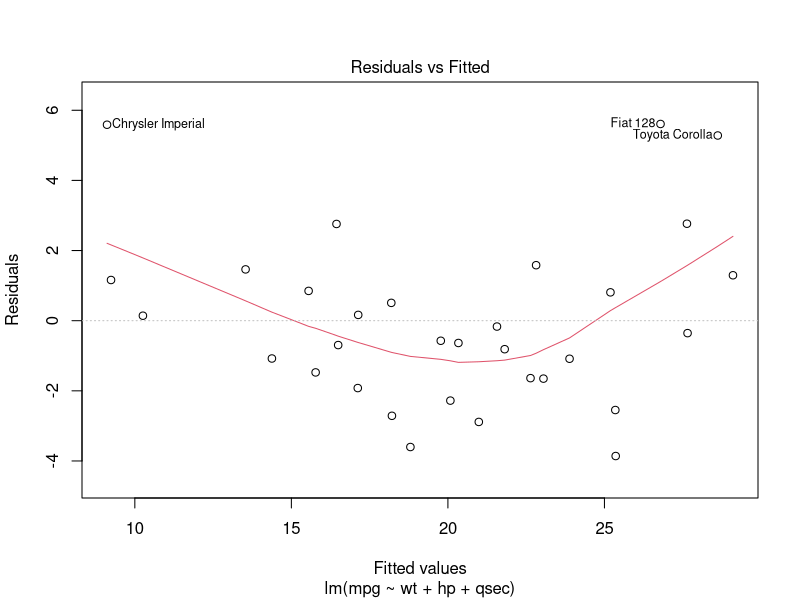
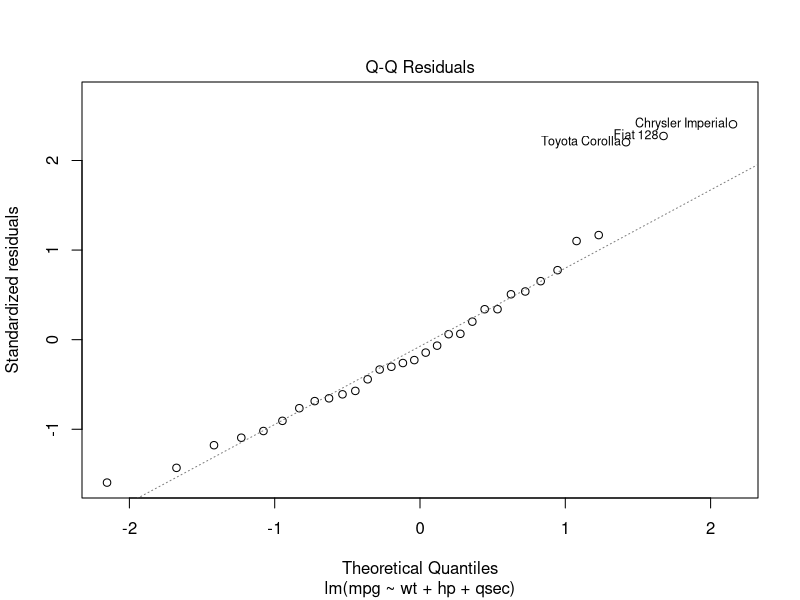
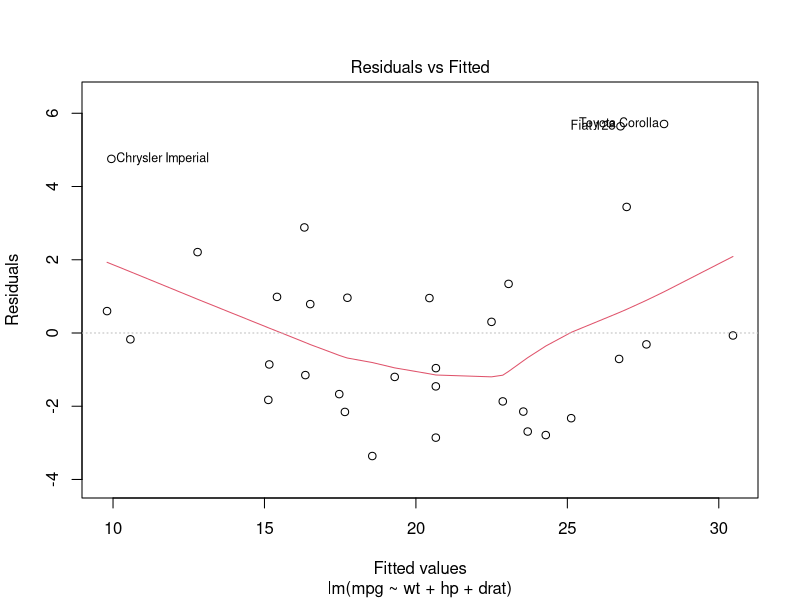
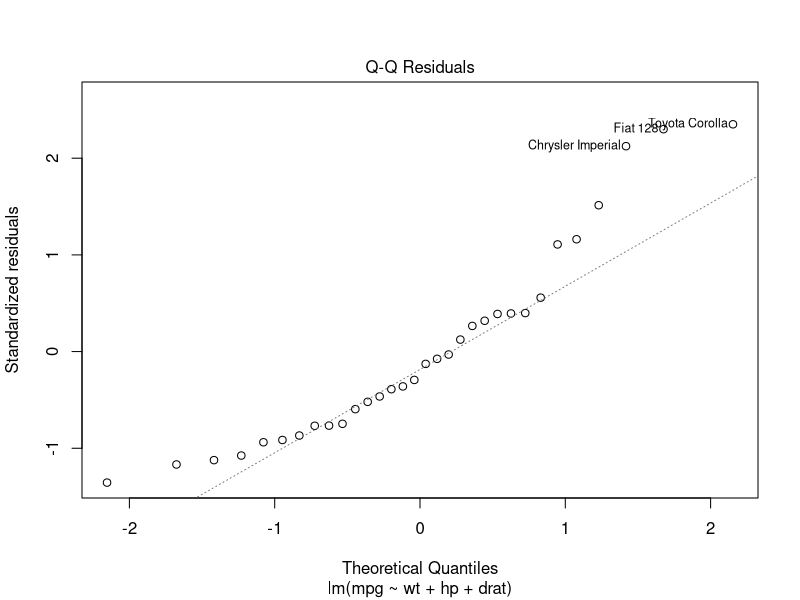
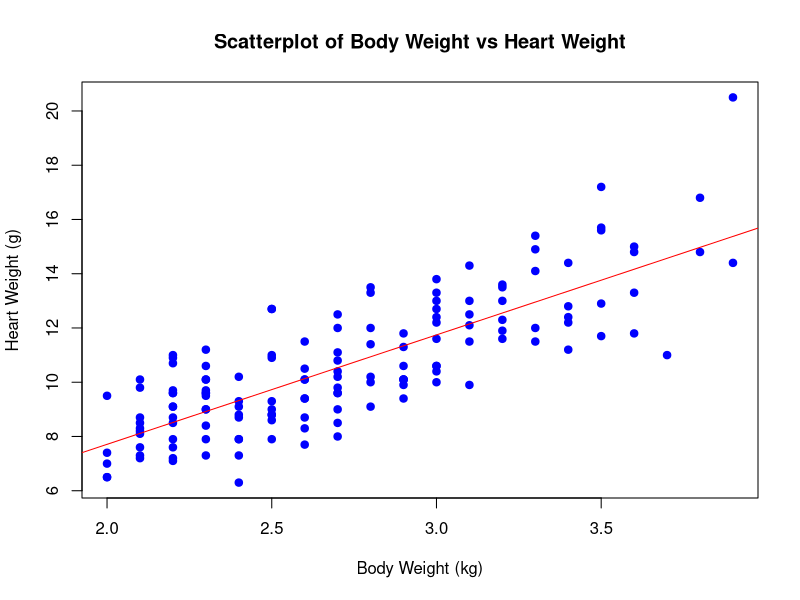
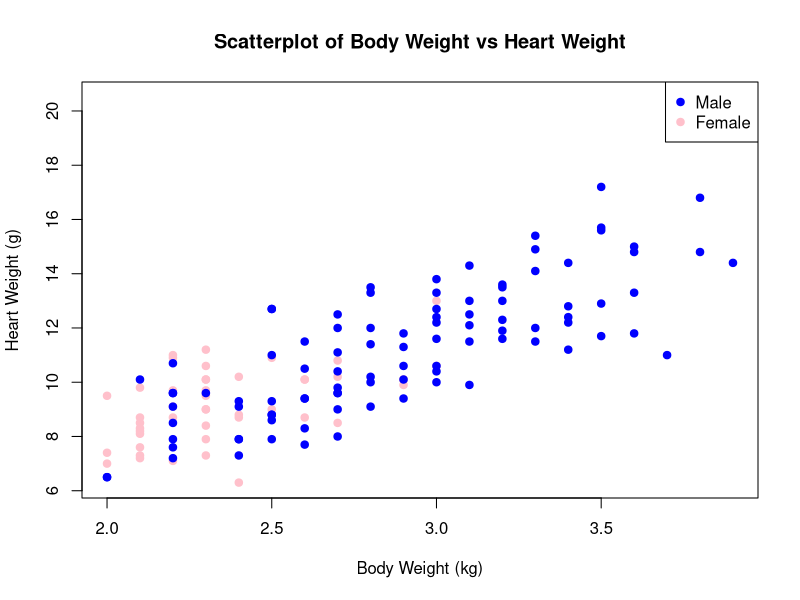
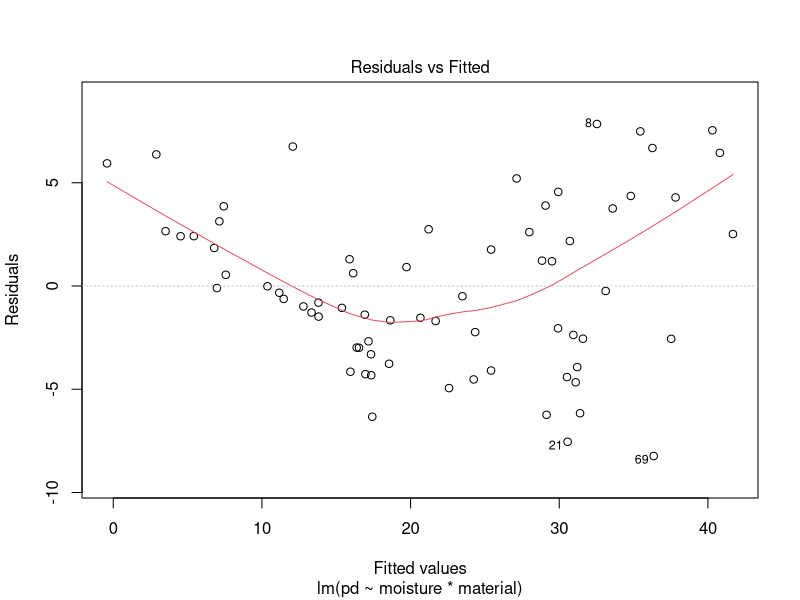
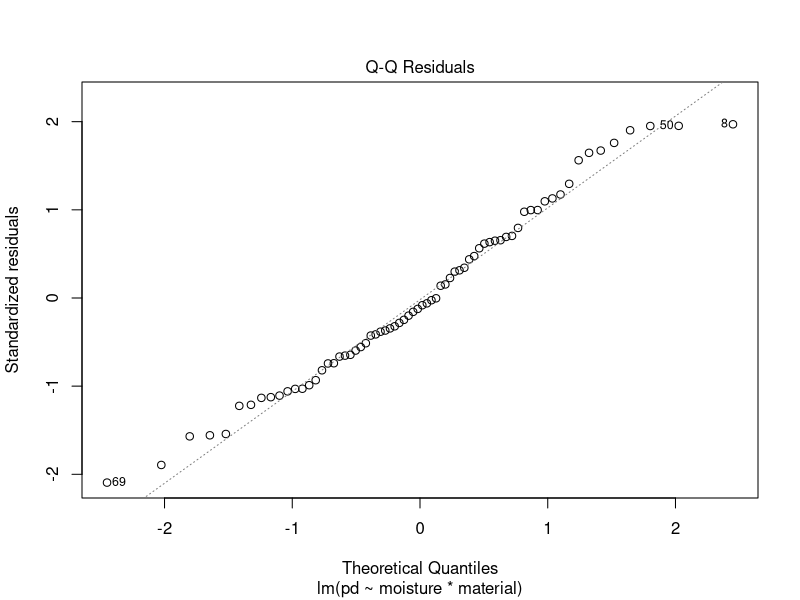

The R script that drew these images, in order:
## ---- chunk 1
knitr::opts_chunk$set(echo=T,eval=T,message=F,warning=F,fig.align='center')
library(tidyverse)
## ---- chunk 2
head(mtcars, 10)
## ---- chunk 3
# Fit a regression model with mpg as the response variable
lm.mtcars <- lm(mpg ~ wt + hp + qsec, data = mtcars)

# Inspect residual plots
plot(lm.mtcars, ask = FALSE, which = 1:2)

## ---- chunk 4
lm.mtcars <- lm(mpg ~ wt + hp + drat, data = mtcars)

plot(lm.mtcars,ask=F,which=1:2)
## ---- chunk 5
lm.mtcars <- lm(mpg ~ wt + hp + qsec, data = mtcars)
summary(lm.mtcars)
## ---- chunk 6
lm.mtcars <- lm(mpg ~ wt + hp + qsec, data = mtcars)
confint(lm.mtcars, level = 0.95)
## ---- chunk 7
library(MASS)
head(cats)
## ---- chunk 8
# Load the MASS library
library(MASS)

# Extract the cats dataset
data(cats)

# Create a scatterplot of Bwt vs Hwt
plot(cats$Bwt, cats$Hwt,
     xlab = "Body Weight (kg)",
     ylab = "Heart Weight (g)",
     main = "Scatterplot of Body Weight vs Heart Weight",
     pch = 19, col = "blue")

# Add a trend line
abline(lm(Hwt ~ Bwt, data = cats), col = "red")

## ---- chunk 9
# Fit a linear model predicting Hwt from Bwt
lm.cats <- lm(Hwt ~ Bwt, data = cats)

# View the summary of the fitted model
summary(lm.cats)

## ---- chunk 10
# Load the MASS library
library(MASS)

# Extract the cats dataset
data(cats)

# Create a scatterplot of Bwt vs Hwt with points colored by Sex
plot(cats$Bwt, cats$Hwt,
     xlab = "Body Weight (kg)",
     ylab = "Heart Weight (g)",
     main = "Scatterplot of Body Weight vs Heart Weight",
     pch = 19, col = ifelse(cats$Sex == "M", "blue", "pink"))

# Add a legend
legend("topright", legend = c("Male", "Female"), col = c("blue", "pink"), pch = 19)

## ---- chunk 11
# Fit the linear regression model with an interaction term between Bwt and Sex
lm.cats <- lm(Hwt ~ Bwt * Sex, data = cats)

# View the summary of the model to inspect coefficients
summary(lm.cats)

## ---- chunk 12
# Load necessary library
library(readr)

# Read the CSV file
clay_sample <- read_csv("clay_sample.csv", show_col_types = FALSE)
head(clay_sample)
## ---- chunk 13
lm.clay <- lm(pd ~   moisture * material, data = clay_sample)

summary(lm.clay)
## ---- chunk 14
dim(clay_sample)


## ---- chunk 15

plot(lm.clay, which = 1:2)

## ---- chunk 16
data <- read.csv("multData.csv")
print("First few rows of the dataset:")
head(data)
## ---- chunk 17
# Fit multiple regression model
model <- lm(Y ~ X1 + X2, data = data)

summary(model)

